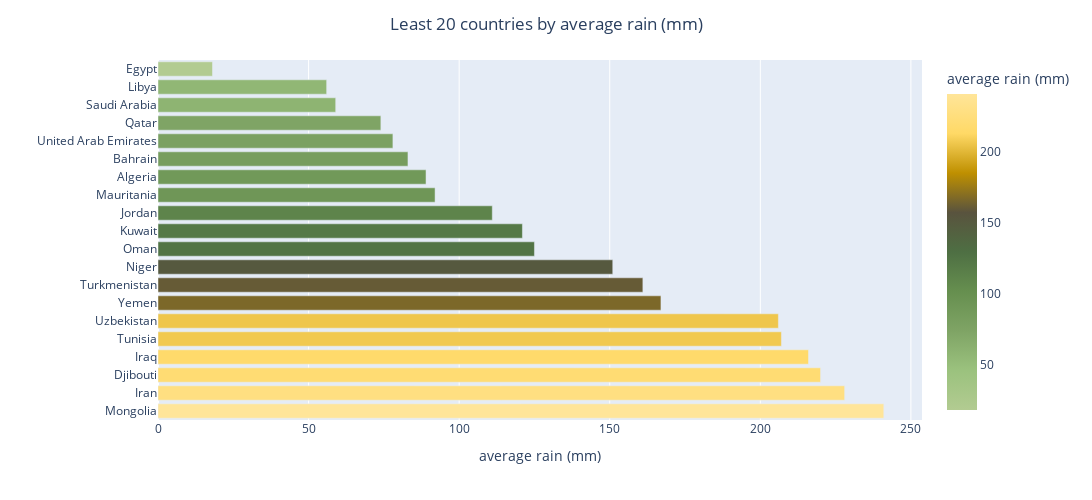

This figure's notebook cell:
### Code cell
fig = px.bar(least_20areas_byrain, x='avg_rainfall_mm_year', y='Area', color='avg_rainfall_mm_year', color_continuous_scale=agro)
fig.update_layout(height=500, width=1500, title_text="Least 20 countries by average rain (mm)", title_x=0.5,xaxis_title='average rain (mm)',yaxis_title = '',
                  coloraxis_colorbar_title='average rain (mm)')

### Figure 1 — Plotly figure (JSON) as saved in the notebook; plotly's stock layout.template omitted (floating-point values rounded to 4 significant figures)
{"data": [{"alignmentgroup": "True", "hovertemplate": "avg_rainfall_mm_year=%{marker.color}<br>Area=%{y}<extra></extra>", "legendgroup": "", "marker": {"color": [241, 228, 220, 216, 207, 206, 167, 161, 151, 125, 121, 111, 92, 89, 83, 78, 74, 59, 56, 18.1], "coloraxis": "coloraxis", "pattern": {"shape": ""}}, "name": "", "offsetgroup": "", "orientation": "h", "showlegend": false, "textposition": "auto", "type": "bar", "x": [241, 228, 220, 216, 207, 206, 167, 161, 151, 125, 121, 111, 92, 89, 83, 78, 74, 59, 56, 18.1], "xaxis": "x", "y": ["Mongolia", "Iran", "Djibouti", "Iraq", "Tunisia", "Uzbekistan", "Yemen", "Turkmenistan", "Niger", "Oman", "Kuwait", "Jordan", "Mauritania", "Algeria", "Bahrain", "United Arab Emirates", "Qatar", "Saudi Arabia", "Libya", "Egypt"], "yaxis": "y"}], "layout": {"barmode": "relative", "coloraxis": {"colorbar": {"title": {"text": "average rain (mm)"}}, "colorscale": [[0, "#b2cb91"], [0.125, "#9bc27e"], [0.25, "#7fa465"], [0.375, "#668f4f"], [0.5, "#4e6f43"], [0.625, "#59533e"], [0.75, "#bf9000"], [0.875, "#ffd966"], [1, "#ffe599"]]}, "height": 500, "legend": {"tracegroupgap": 0}, "margin": {"t": 60}, "title": {"text": "Least 20 countries by average rain (mm)", "x": 0.5}, "width": 1500, "xaxis": {"anchor": "y", "domain": [0, 1], "title": {"text": "average rain (mm)"}}, "yaxis": {"anchor": "x", "domain": [0, 1], "title": {"text": ""}}}}
